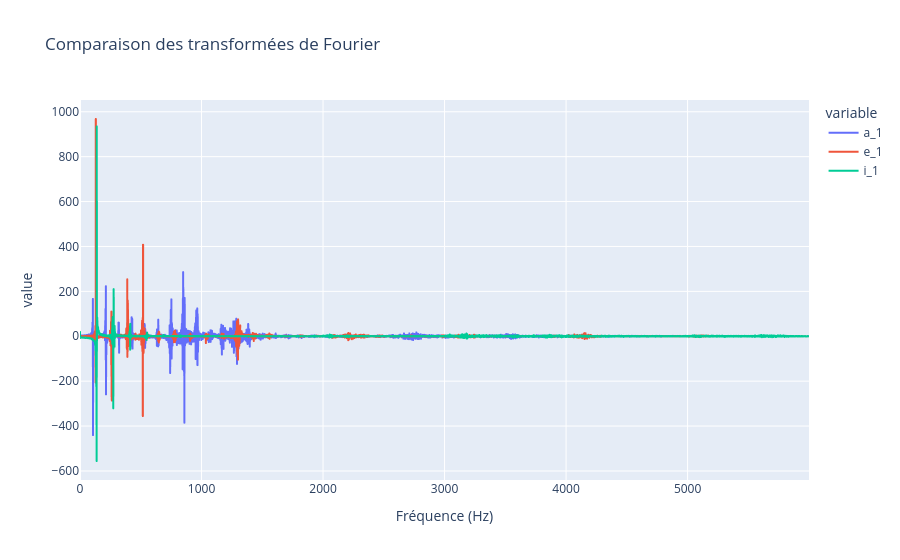

The cell this chart's notebook holds for it:
### Code cell
# help(san.trans_fourier)

nu,tf_a1=san.trans_fourier(a1, t)
# trace(nu, {"a_1": np.real(tf_a1)}, "Transformée de Fourier du signal a_1", nom_abscisse="Fréquence (Hz)")

nu,tf_e1=san.trans_fourier(e1, t)
# trace(nu, {"e_1": np.real(tf_e1)}, "Transformée de Fourier du signal e_1", nom_abscisse="Fréquence (Hz)")

nu,tf_i1=san.trans_fourier(i1, t)
# trace(nu, {"i_1": np.real(tf_i1)}, "Transformée de Fourier du signal i_1", nom_abscisse="Fréquence (Hz)")

trace(nu, {"a_1": np.real(tf_a1), "e_1": np.real(tf_e1), "i_1": np.real(tf_i1)}, "Comparaison des transformées de Fourier", nom_abscisse="Fréquence (Hz)")

### Figure 1 — Plotly figure (JSON) as saved in the notebook; plotly's stock layout.template omitted (floating-point values rounded to 4 significant figures; data arrays with more than 128 entries replaced by an {"elided": "..."} marker saying what was removed)
{"data": [{"hovertemplate": "variable=a_1<br>Fréquence (Hz)=%{x}<br>value=%{y}<extra></extra>", "legendgroup": "a_1", "line": {"color": "#636efa", "dash": "solid"}, "marker": {"symbol": "circle"}, "mode": "lines", "name": "a_1", "showlegend": true, "type": "scattergl", "x": {"elided": "6000 float values"}, "xaxis": "x", "y": {"elided": "6000 float values"}, "yaxis": "y"}, {"hovertemplate": "variable=e_1<br>Fréquence (Hz)=%{x}<br>value=%{y}<extra></extra>", "legendgroup": "e_1", "line": {"color": "#EF553B", "dash": "solid"}, "marker": {"symbol": "circle"}, "mode": "lines", "name": "e_1", "showlegend": true, "type": "scattergl", "x": {"elided": "6000 float values"}, "xaxis": "x", "y": {"elided": "6000 float values"}, "yaxis": "y"}, {"hovertemplate": "variable=i_1<br>Fréquence (Hz)=%{x}<br>value=%{y}<extra></extra>", "legendgroup": "i_1", "line": {"color": "#00cc96", "dash": "solid"}, "marker": {"symbol": "circle"}, "mode": "lines", "name": "i_1", "showlegend": true, "type": "scattergl", "x": {"elided": "6000 float values"}, "xaxis": "x", "y": {"elided": "6000 float values"}, "yaxis": "y"}], "layout": {"legend": {"title": {"text": "variable"}, "tracegroupgap": 0}, "title": {"text": "Comparaison des transformées de Fourier"}, "xaxis": {"anchor": "y", "domain": [0, 1], "title": {"text": "Fréquence (Hz)"}}, "yaxis": {"anchor": "x", "domain": [0, 1], "title": {"text": "value"}}}}
